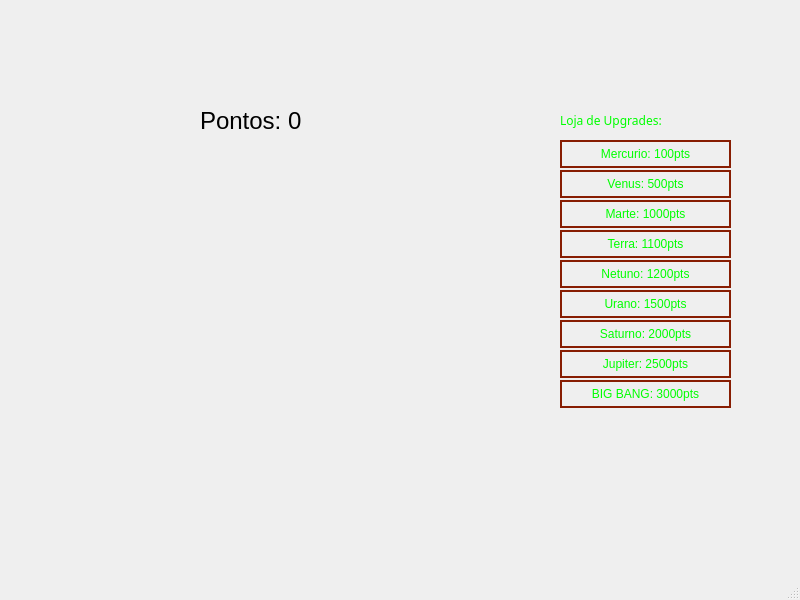
<?xml version="1.0" encoding="UTF-8"?>
<ui version="4.0">
 <class>MainWindow</class>
 <widget class="QMainWindow" name="MainWindow">
  <property name="geometry">
   <rect>
    <x>0</x>
    <y>0</y>
    <width>800</width>
    <height>600</height>
   </rect>
  </property>
  <property name="windowTitle">
   <string>MainWindow</string>
  </property>
  <property name="iconSize">
   <size>
    <width>40</width>
    <height>40</height>
   </size>
  </property>
  <property name="tabShape">
   <enum>QTabWidget::Rounded</enum>
  </property>
  <widget class="QWidget" name="centralwidget">
   <widget class="QPushButton" name="pushButton">
    <property name="geometry">
     <rect>
      <x>150</x>
      <y>150</y>
      <width>221</width>
      <height>221</height>
     </rect>
    </property>
    <property name="styleSheet">
     <string notr="true">border-radius:0px</string>
    </property>
    <property name="text">
     <string/>
    </property>
    <property name="icon">
     <iconset>
      <normaloff>img/plutao.png</normaloff>img/plutao.png</iconset>
    </property>
    <property name="iconSize">
     <size>
      <width>200</width>
      <height>200</height>
     </size>
    </property>
    <property name="shortcut">
     <string/>
    </property>
    <property name="checkable">
     <bool>false</bool>
    </property>
    <property name="autoRepeat">
     <bool>false</bool>
    </property>
   </widget>
   <widget class="QLabel" name="label">
    <property name="geometry">
     <rect>
      <x>0</x>
      <y>0</y>
      <width>801</width>
      <height>551</height>
     </rect>
    </property>
    <property name="text">
     <string/>
    </property>
    <property name="pixmap">
     <pixmap>img/espaço.jpg</pixmap>
    </property>
    <property name="scaledContents">
     <bool>true</bool>
    </property>
   </widget>
   <widget class="QLabel" name="label_2">
    <property name="geometry">
     <rect>
      <x>200</x>
      <y>90</y>
      <width>201</width>
      <height>61</height>
     </rect>
    </property>
    <property name="font">
     <font>
      <pointsize>18</pointsize>
     </font>
    </property>
    <property name="styleSheet">
     <string notr="true">color: qconicalgradient(cx:0.5, cy:0.5, angle:0, stop:0 rgba(35, 40, 3, 255), stop:0.16 rgba(136, 106, 22, 255), stop:0.225 rgba(166, 140, 41, 255), stop:0.285 rgba(204, 181, 74, 255), stop:0.345 rgba(235, 219, 102, 255), stop:0.415 rgba(245, 236, 112, 255), stop:0.52 rgba(209, 190, 76, 255), stop:0.57 rgba(187, 156, 51, 255), stop:0.635 rgba(168, 142, 42, 255), stop:0.695 rgba(202, 174, 68, 255), stop:0.75 rgba(218, 202, 86, 255), stop:0.815 rgba(208, 187, 73, 255), stop:0.88 rgba(187, 156, 51, 255), stop:0.935 rgba(137, 108, 26, 255), stop:1 rgba(35, 40, 3, 255));</string>
    </property>
    <property name="text">
     <string>Pontos: 0</string>
    </property>
   </widget>
   <widget class="QLabel" name="label_3">
    <property name="geometry">
     <rect>
      <x>560</x>
      <y>100</y>
      <width>171</width>
      <height>41</height>
     </rect>
    </property>
    <property name="font">
     <font>
      <family>poppins</family>
     </font>
    </property>
    <property name="styleSheet">
     <string notr="true">color: rgb(0, 255, 0);
font-family: 'poppins';
</string>
    </property>
    <property name="text">
     <string>Loja de Upgrades:</string>
    </property>
   </widget>
   <widget class="QPushButton" name="pushButton_mercurio">
    <property name="geometry">
     <rect>
      <x>560</x>
      <y>140</y>
      <width>171</width>
      <height>28</height>
     </rect>
    </property>
    <property name="styleSheet">
     <string notr="true">background-color:'transparent';
border: 2px solid rgb(135, 29, 2);
font-family: 'poppins' ;
color:rgb(0, 255, 0);</string>
    </property>
    <property name="text">
     <string>Mercurio: 100pts</string>
    </property>
   </widget>
   <widget class="QPushButton" name="pushButton_venus">
    <property name="geometry">
     <rect>
      <x>560</x>
      <y>170</y>
      <width>171</width>
      <height>28</height>
     </rect>
    </property>
    <property name="styleSheet">
     <string notr="true">background-color:'transparent';
border: 2px solid rgb(135, 29, 2);
font-family: 'poppins' ;
color:rgb(0, 255, 0);</string>
    </property>
    <property name="text">
     <string>Venus: 500pts</string>
    </property>
   </widget>
   <widget class="QPushButton" name="pushButton_netuno">
    <property name="geometry">
     <rect>
      <x>560</x>
      <y>260</y>
      <width>171</width>
      <height>28</height>
     </rect>
    </property>
    <property name="styleSheet">
     <string notr="true">background-color:'transparent';
border: 2px solid rgb(135, 29, 2);
font-family: 'poppins' ;
color:rgb(0, 255, 0);</string>
    </property>
    <property name="text">
     <string>Netuno: 1200pts</string>
    </property>
   </widget>
   <widget class="QPushButton" name="pushButton_urano">
    <property name="geometry">
     <rect>
      <x>560</x>
      <y>290</y>
      <width>171</width>
      <height>28</height>
     </rect>
    </property>
    <property name="styleSheet">
     <string notr="true">background-color:'transparent';
border: 2px solid rgb(135, 29, 2);
font-family: 'poppins' ;
color:rgb(0, 255, 0);</string>
    </property>
    <property name="text">
     <string>Urano: 1500pts</string>
    </property>
   </widget>
   <widget class="QPushButton" name="pushButton_terra">
    <property name="geometry">
     <rect>
      <x>560</x>
      <y>230</y>
      <width>171</width>
      <height>28</height>
     </rect>
    </property>
    <property name="styleSheet">
     <string notr="true">background-color:'transparent';
border: 2px solid rgb(135, 29, 2);
font-family: 'poppins' ;
color:rgb(0, 255, 0);</string>
    </property>
    <property name="text">
     <string>Terra: 1100pts</string>
    </property>
   </widget>
   <widget class="QPushButton" name="pushButton_mars">
    <property name="geometry">
     <rect>
      <x>560</x>
      <y>200</y>
      <width>171</width>
      <height>28</height>
     </rect>
    </property>
    <property name="styleSheet">
     <string notr="true">background-color:'transparent';
border: 2px solid rgb(135, 29, 2);
font-family: 'poppins' ;
color:rgb(0, 255, 0);</string>
    </property>
    <property name="text">
     <string>Marte: 1000pts</string>
    </property>
   </widget>
   <widget class="QPushButton" name="pushButton_saturno">
    <property name="geometry">
     <rect>
      <x>560</x>
      <y>320</y>
      <width>171</width>
      <height>28</height>
     </rect>
    </property>
    <property name="styleSheet">
     <string notr="true">background-color:'transparent';
border: 2px solid rgb(135, 29, 2);
font-family: 'poppins' ;
color:rgb(0, 255, 0);</string>
    </property>
    <property name="text">
     <string>Saturno: 2000pts</string>
    </property>
   </widget>
   <widget class="QPushButton" name="pushButton_jupiter">
    <property name="geometry">
     <rect>
      <x>560</x>
      <y>350</y>
      <width>171</width>
      <height>28</height>
     </rect>
    </property>
    <property name="styleSheet">
     <string notr="true">background-color:'transparent';
border: 2px solid rgb(135, 29, 2);
font-family: 'poppins' ;
color:rgb(0, 255, 0);</string>
    </property>
    <property name="text">
     <string>Jupiter: 2500pts</string>
    </property>
   </widget>
   <widget class="QPushButton" name="pushButton_bigbang">
    <property name="geometry">
     <rect>
      <x>560</x>
      <y>380</y>
      <width>171</width>
      <height>28</height>
     </rect>
    </property>
    <property name="styleSheet">
     <string notr="true">background-color:'transparent';
border: 2px solid rgb(135, 29, 2);
font-family: 'poppins' ;
color:rgb(0, 255, 0);</string>
    </property>
    <property name="text">
     <string>BIG BANG: 3000pts</string>
    </property>
   </widget>
   <zorder>label</zorder>
   <zorder>pushButton</zorder>
   <zorder>label_2</zorder>
   <zorder>label_3</zorder>
   <zorder>pushButton_mercurio</zorder>
   <zorder>pushButton_venus</zorder>
   <zorder>pushButton_netuno</zorder>
   <zorder>pushButton_urano</zorder>
   <zorder>pushButton_terra</zorder>
   <zorder>pushButton_mars</zorder>
   <zorder>pushButton_saturno</zorder>
   <zorder>pushButton_jupiter</zorder>
   <zorder>pushButton_bigbang</zorder>
  </widget>
  <widget class="QMenuBar" name="menubar">
   <property name="geometry">
    <rect>
     <x>0</x>
     <y>0</y>
     <width>800</width>
     <height>26</height>
    </rect>
   </property>
  </widget>
  <widget class="QStatusBar" name="statusbar"/>
 </widget>
 <resources/>
 <connections/>
</ui>
